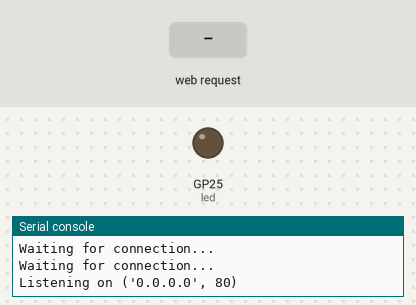
Recording of a program running on a simulated Raspberry Pi Pico running MicroPython. Shown: output pins drawn as LEDs (lit = HIGH), the last lines printed to the serial console. Inputs (shaded band) come from the test bench. WiFi joins after 1.5 s; values from a settings file that is not in the repository are placeholders.

Above: at 3.2 s.
3.3 s: HTTP request GET / received
At 12.1 s:
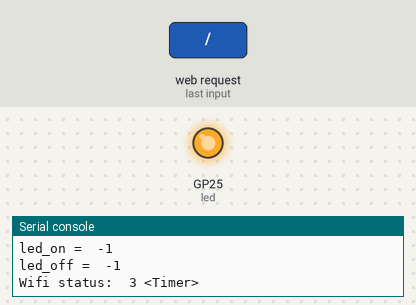
Timing chart, 0 to 23.5 s (numbered marks = the images above; inputs shaded):
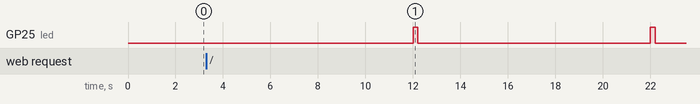

The program:

main.py
```python
from secrets import secrets

import rp2
import network
import ubinascii
from machine import Pin, Timer
import urequests as requests
import time
import socket


def blink_onboard_led(num_blinks, period=0.2):
    """
    Define blinking function for onboard LED to indicate error codes
    """
    for _ in range(num_blinks):
        led.on()
        time.sleep(period)
        led.off()
        time.sleep(period)


# Handle connection error
# Error meanings
# 0  Link Down
# 1  Link Join
# 2  Link NoIp
# 3  Link Up
# -1 Link Fail
# -2 Link NoNet
# -3 Link BadAuth
def blink_wifi_status(timer):
    """
    A Callback for a timer to give away the network link status periodically
    """
    status = wlan.status()
    print("Wifi status: ", status, timer)

    # This could be modified to give more information about the failure
    # for now we'll just panic if the status isn't "LinkUp"
    if status == 3:
        blink_onboard_led(1)
    else:
        blink_onboard_led(10, 0.1)
        # Want to kill the program if the wifi fails? uncomment the next line!
        # raise RuntimeError('Wi-Fi connection failed')


def get_html(html_name):
    """
    Function to load in html page
    """
    with open(html_name, 'r', encoding='utf-8') as file:
        html = file.read()

    return html


# START OF THE CODE!

# Set country to avoid possible errors
rp2.country('CA')

wlan = network.WLAN(network.STA_IF)
wlan.active(True)
# If you need to disable powersaving mode
# wlan.config(pm = 0xa11140)

# See the MAC address in the wireless chip OTP
mac = ubinascii.hexlify(network.WLAN().config('mac'), ':').decode()
print('mac = ' + mac)

# Other things to query
# print(wlan.config('channel'))
# print(wlan.config('essid'))
# print(wlan.config('txpower'))

# Load login data from different file for safety reasons
ssid = secrets['ssid']
pw = secrets['pw']

wlan.connect(ssid, pw)
led = Pin('LED', Pin.OUT)

# Wait for connection with 10 second timeout
timeout = 10
while timeout > 0:
    if wlan.status() < 0 or wlan.status() >= 3:
        break
    timeout -= 1
    print('Waiting for connection...')
    time.sleep(1)

# Set a timer to pop every 10 seconds and display the wifi status on the LED
tim = Timer(period=10000, mode=Timer.PERIODIC, callback=blink_wifi_status)

# HTTP server with socket
addr = socket.getaddrinfo('0.0.0.0', 80)[0][-1]

s = socket.socket()
s.bind(addr)
s.listen(1)

print('Listening on', addr)

# Listen for connections
while True:
    try:
        cl, addr = s.accept()
        print('Client connected from', addr)
        r = cl.recv(1024)
        # print(r)

        r = str(r)
        led_on = r.find('?led=on')
        led_off = r.find('?led=off')
        print('led_on = ', led_on)
        print('led_off = ', led_off)
        if led_on > -1:
            print('LED ON')
            led.value(1)

        if led_off > -1:
            print('LED OFF')
            led.value(0)

        response = get_html('index.html')
        cl.send('HTTP/1.0 200 OK\r\nContent-type: text/html\r\n\r\n')
        cl.send(response)
        cl.close()

    except OSError as e:
        cl.close()
        print('Connection closed ' + e)
```

Measured:
- by itself, GP25 (led): alternates HIGH for 0.20 s and LOW for 9.8 s
